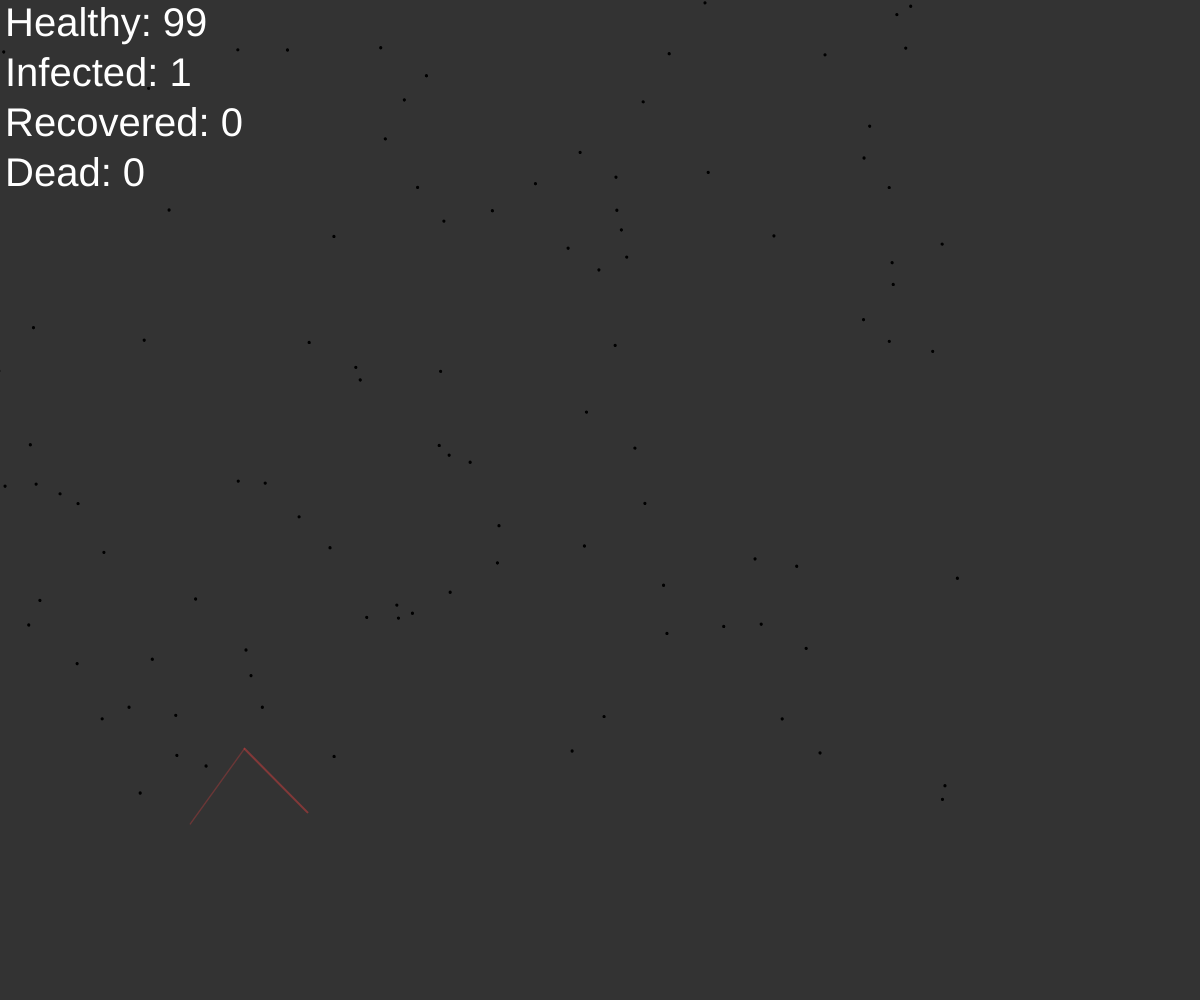
Frame 1 (no input)
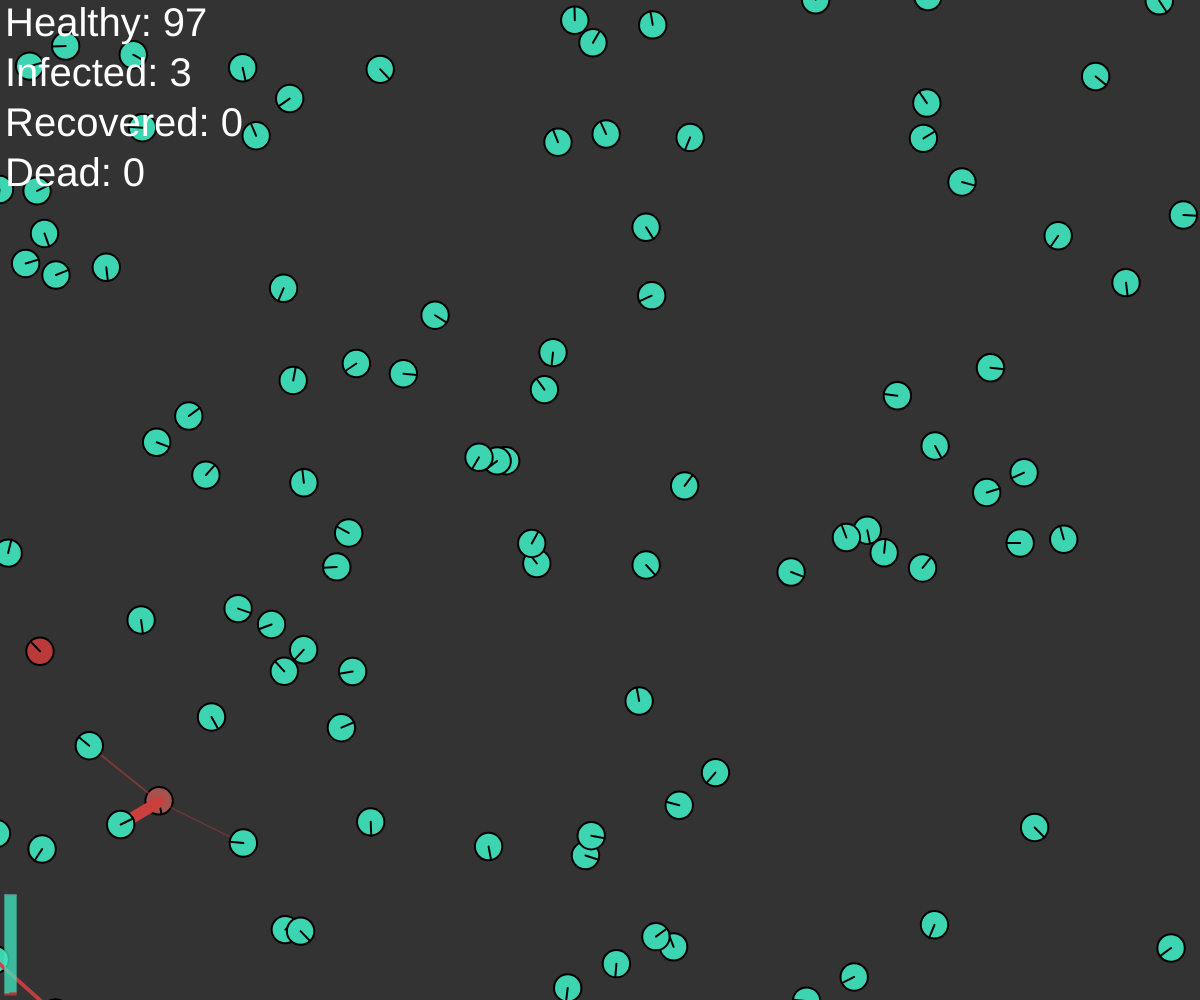
Frame 60 (no input)
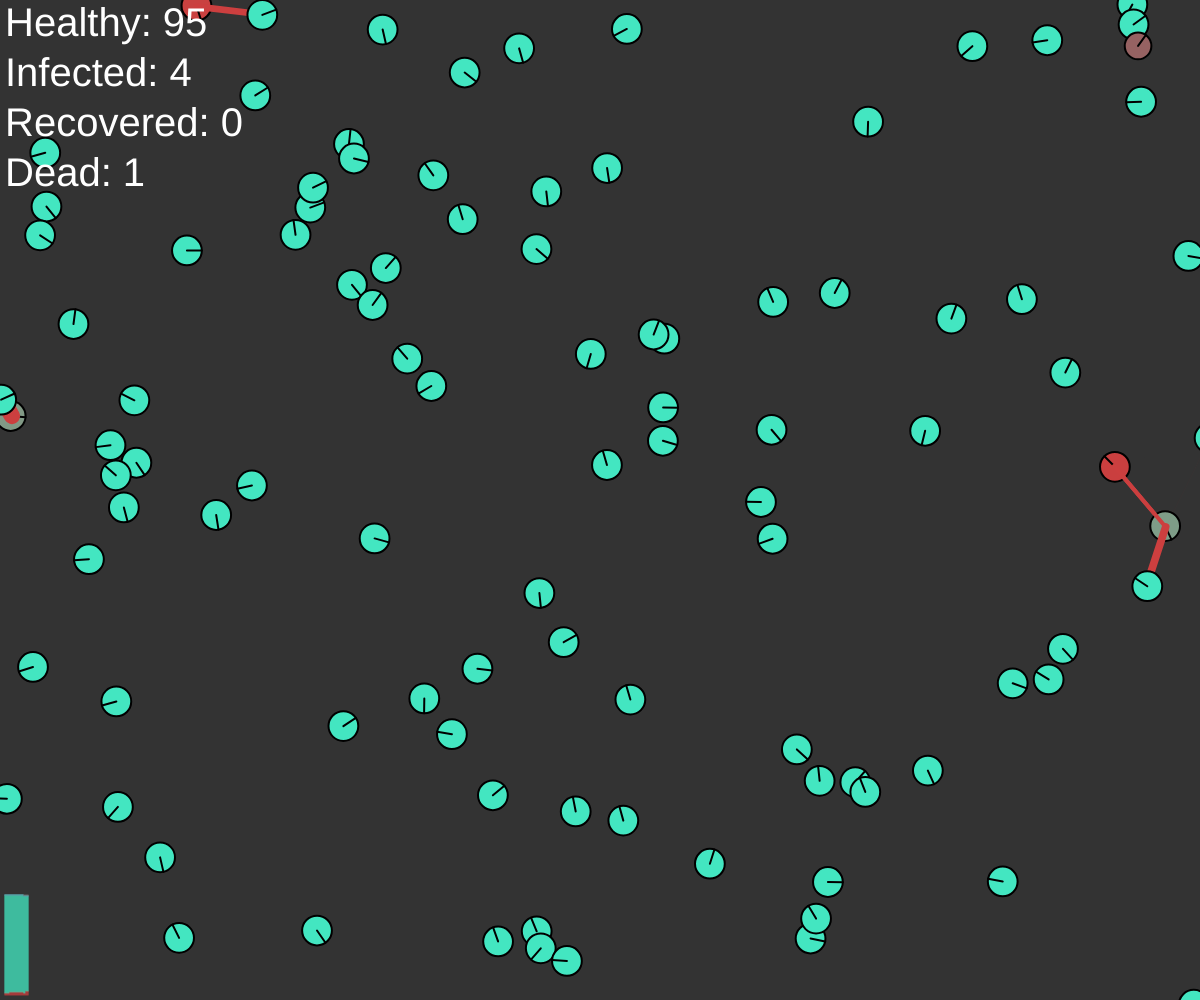
Frame 120 (the mouse pressed at the canvas centre since frame 60)

The p5.js sketch that drew these frames (run headless with seeded random() and noise() and a simulated clock; from frame 60 on, the mouse is pressed at the canvas centre):

// p5.js sketch
// ── sketch.js
let smoothing = 0.1;
let time = 0;
let healthyCount = 0;
let infectedCount = 0;
let recoveredCount = 0;
let deadCount = 0;
let graphData = [];
let graphSpeed = 5;
population = [];


function setup() {
  createCanvas(innerWidth, innerHeight);
  frameRate(60);
  for (let i = 0; i < 100; i++) {
    population.push(new Dot());
  }
  population[0].infect();
}

function update() {
  time++;
  healthyCount = 0;
  infectedCount = 0;
  recoveredCount = 0;
  deadCount = 0;
  for (let dot of population) {
    dot.update();
    if (dot.dead) {
      deadCount ++;
    } else {
      if (dot.infectedState === 0 ) {
        healthyCount ++;
      } else if (dot.infectedState === 1) {
        infectedCount ++;
      } else if (dot.infectedState === 2) {
        recoveredCount ++;
      }
    }
  }
  if (time % graphSpeed === 0) {
    graphData.push({
      healthy: healthyCount,
      infected: infectedCount,
      recovered: recoveredCount,
      dead: deadCount,
    });
  }
}

function draw() {
  update();
  background(51);
  for (let dot of population) {
    dot.draw();
  }
  textSize(40);
  fill(255);
  textAlign(LEFT, TOP);
  noStroke(0);
  text("Healthy: " + healthyCount, 5, 5);
  text("Infected: " + infectedCount, 5, 55);
  text("Recovered: " + recoveredCount, 5, 105);
  text("Dead: " + deadCount, 5, 155);

  noStroke();
  for (let i = 0; i < graphData.length; i++) {
    strokeWeight(1);
    let h = graphData[i].infected;
    let hpast = 0;
    stroke(204, 63, 63);
    line(i + 5, innerHeight - 5 - hpast, i + 5, innerHeight - 5 - h);
    hpast = h;
    h += graphData[i].healthy;
    stroke(66, 232, 194);
    line(i + 5, innerHeight - 5 - hpast, i + 5, innerHeight - 5 - h);
    hpast = h;
    h += graphData[i].recovered;
    stroke(75, 164, 219);
    line(i + 5, innerHeight - 5 - hpast, i + 5, innerHeight - 5 - h);
    hpast = h;
    h += graphData[i].dead;
    stroke(120, 120, 120);
    line(i + 5, innerHeight - 5 - hpast, i + 5, innerHeight - 5 - h);

  }
}

class Dot {


  constructor() {
    this.direction = random(0, Math.PI * 2);
    this.x = random(0, innerWidth);
    this.y = random(0, innerHeight);
    this.r = 0;
    this.g = 0;
    this.b = 0;
    this.rD = 0;
    this.gD = 0;
    this.bD = 0;
    this.directionD = 0;
    this.xD = 0;
    this.yD = 0;
    this.size = 30;
    this.sizeD = 0;
    this.seed = noise(-100000, 100000);
    this.infectedState = 0;
    this.virusTime = -1;
    this.vulnerability = noise(this.seed) * 2;
    this.dead = false;
  }

  update() {
    if (!this.dead) {
      this.x += Math.sin(this.direction) * 4;
      this.y += Math.cos(this.direction) * 4;
      for (let dot of population) {
        if (dot != this && !dot.dead) {
          if (dist(this.x, this.y, dot.x, dot.y) < 20) {
            this.x += Math.sin(this.direction);
            this.y += Math.cos(this.direction);
            this.direction = lerp(this.direction, dot.direction, 0.01);

          }
          if (dist(this.x, this.y, dot.x, dot.y) < 100) {
            if (random(0, 100) < 1 && this.infectedState === 1) { // They Get Infected!
              dot.infect();
            }
          }

        }
      }
      this.direction += (noise(time / 50, this.seed) - 0.5) / 8;


      if (this.direction > Math.PI * 2) {
        this.direction = -Math.PI * 2;
      }

      if (this.x > innerWidth + 16) {
        this.x = -16;
        this.xD = -16;
      }
      if (this.x < -16) {
        this.x = innerWidth + 16;
        this.xD = innerWidth + 16;
      }
      if (this.y > innerHeight + 16) {
        this.y = -16;
        this.yD = -16;
      }
      if (this.y < -16) {
        this.y = innerHeight + 16;
        this.yD = innerHeight + 16;
      }
      if (this.virusTime > 0) {
        this.virusTime -= 1;
      } else if (this.virusTime === 0) {
        this.infectedState = 2;
      }

      if (this.infectedState === 1) {
        this.vulnerability -= 0.0001;
        if (random(0, 2000) < this.vulnerability) {
          this.dead = true;
          this.infectedState = 2;
          this.size = 25;
        }
      }

    } else {
      this.direction = time / 50;
    }
    if (this.infectedState === 1) { // Infected
      this.r = 204;
      this.g = 63;
      this.b = 63;
    } else if (this.infectedState === 2) { // Recovered
      this.r = 75;
      this.g = 164;
      this.b = 219;
    } else {
      this.r = 67;
      this.g = 232;
      this.b = 194;
    }
    if(this.dead) {
      this.r = 120;
      this.g = 120;
      this.b = 120;
    }

    this.directionD = lerp(this.directionD, this.direction, 0.1);
    this.xD = lerp(this.xD, this.x, 0.8);
    this.yD = lerp(this.yD, this.y, 0.8);
    this.sizeD = lerp(this.sizeD, this.size, 0.04);
    this.rD = lerp(this.rD, this.r, 0.04);
    this.gD = lerp(this.gD, this.g, 0.04);
    this.bD = lerp(this.bD, this.b, 0.04);
  }

  infect() {
    if (this.infectedState === 0) {
      this.infectedState = 1;
      this.virusTime = 1000 + round(random(-400, 400));
    }
  }

  draw() {
    strokeWeight(2);
    stroke(0);
    fill(this.rD, this.gD, this.bD);
    ellipse(this.xD, this.yD, this.sizeD, this.sizeD);
    line(this.xD, this.yD, this.xD + Math.sin(this.directionD) * this.sizeD / 2, this.yD + Math.cos(this.directionD) * this.sizeD / 2);
    for (let dot of population) {
      if (dot != this && !dot.dead) {
        if (dist(this.x, this.y, dot.x, dot.y) < 100) {
          if(this.infectedState === 1) { // They Get Infected!
            let lineMod = map(dist(this.x, this.y, dot.x, dot.y), 80, 100, 255, 0);
            strokeWeight(map(dist(this.x, this.y, dot.x, dot.y), 80, 100, 4, 0));
            stroke(204, 63, 63, lineMod);
            line(this.x, this.y, dot.x, dot.y);
          }
        }

      }
    }

  }

}
